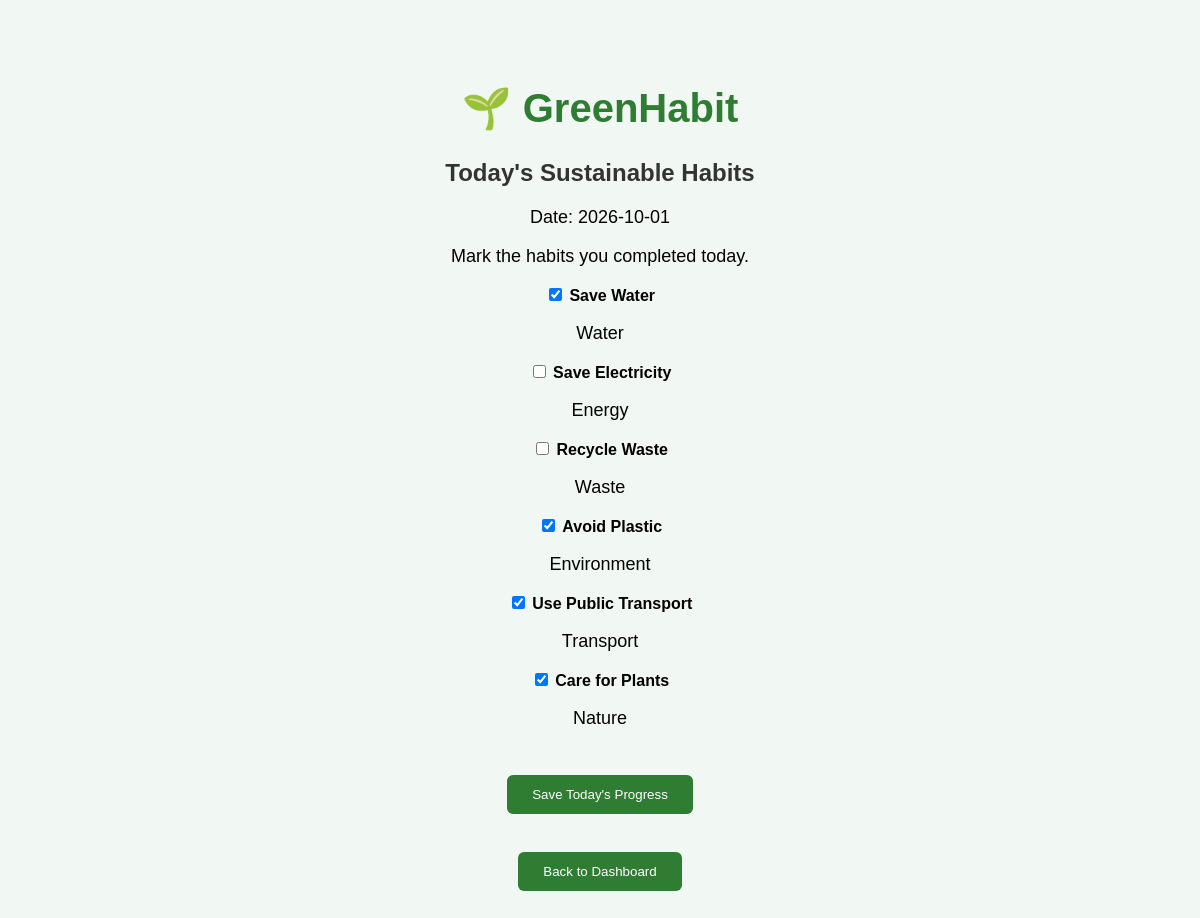
/track (signed in), run on the app's committed database.
### tables this page shows
CREATE TABLE habits (
            id INTEGER PRIMARY KEY AUTOINCREMENT,
            name TEXT NOT NULL UNIQUE,
            category TEXT
        );

### app.py (the view, shortened to what this page needs)
@app.route("/track", methods=["GET", "POST"])
def track():
    if "user_id" not in session:
        return redirect("/login")
    user_id = session["user_id"]
    today = str(date.today())
    conn = sqlite3.connect("greenhabit.db")
    cursor = conn.cursor()
    cursor.execute(
        """
        SELECT habits.id, habits.name, habits.category
        FROM habits
        INNER JOIN user_habits
        ON habits.id = user_habits.habit_id
        WHERE user_habits.user_id = ?
        """,
        (user_id,)
    )
    user_habits = cursor.fetchall()
    cursor.execute(
        """
        SELECT habit_id
        FROM habit_logs
        WHERE user_id = ?
        AND log_date = ?
        AND completed = 1
        """,
        (user_id, today)
    )
    completed_today = [
        row[0]
        for row in cursor.fetchall()
    ]
    conn.close()
    return render_template(
        "track.html",
        habits=user_habits,
        completed=completed_today,
        today=today
    )

### templates/track.html (shortened to what this page needs)
<!DOCTYPE html>
<html>
<head>
    <link rel="stylesheet"
          href="{{ url_for('static', filename='style.css') }}">
</head>
<body>
    <h1>🌱 GreenHabit</h1>
    <h2>Today's Sustainable Habits</h2>
    <p>Date: {{ today }}</p>
    <p>
        Mark the habits you completed today.
    </p>
    <form method="POST">
        {% if habits %}
            {% for habit in habits %}
                <div class="habit-card">
                    <label>
                        <input
                            type="checkbox"
                            name="completed"
                            value="{{ habit[0] }}"
                            {% if habit[0] in completed %}
                            checked
                            {% endif %}
                        >
                        <strong>{{ habit[1] }}</strong>
                    </label>
                    <p>{{ habit[2] }}</p>
                </div>
            {% endfor %}
            <br>
            <button type="submit">
                Save Today's Progress
            </button>
        {% endif %}
    </form>
    <br>
    <a href="/dashboard">
        <button>Back to Dashboard</button>
    </a>
</body>
</html>

### static/style.css (style rules this page uses)
body { font-family: Arial, sans-serif; background-color: #f1f8f4; text-align: center; padding: 50px; }
h1 { color: #2e7d32; font-size: 40px; }
h2 { color: #333; }
p { font-size: 18px; }
button { background-color: #2e7d32; color: white; border: none; padding: 12px 25px; margin: 10px; border-radius: 6px; cursor: pointer; }

### data on the page
habits: completed "☑", name "Save Water", category "Water"
habits: name "Save Electricity", category "Energy"
habits: name "Recycle Waste", category "Waste"
habits: completed "☑", name "Avoid Plastic", category "Environment"
habits: completed "☑", name "Use Public Transport", category "Transport"
habits: completed "☑", name "Care for Plants", category "Nature"
